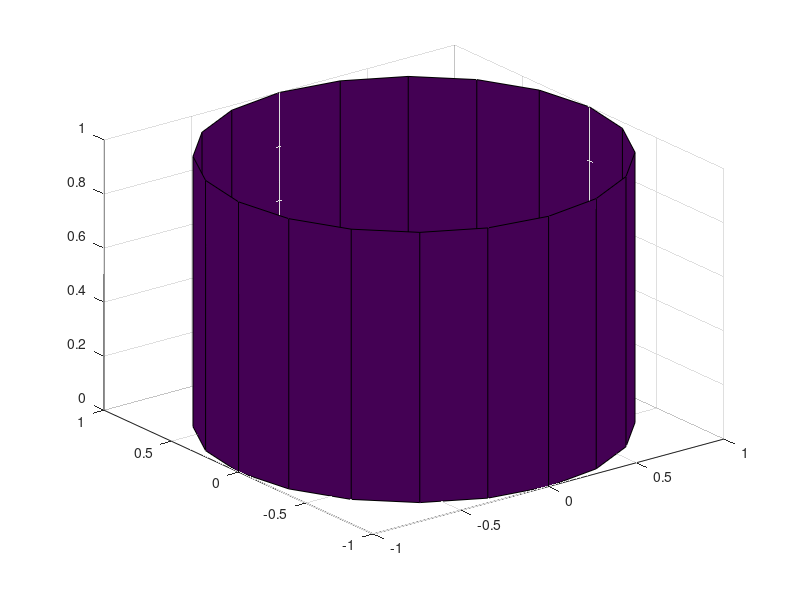

MATLAB code for this plot:
%Richard Stubing
%MMAE 540 HW #2

%Problem 2

%D. Cylindrical RPP: Workspace is 2 concentric cylinders
L1 = 1;
L2 = 1;
theta = 360;

xmin = -L1/2;
xmax = L1/2;
ymin = -L2/2;
ymax = L2/2;

x = [xmin, xmax];
y = [ymin, ymax];
z = [0, 2*pi];

[X, Y, Z] = cylinder;

surf(X,Y,Z)


